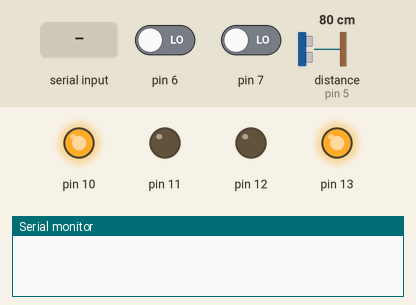
A sketch run on a simulated Arduino Uno, built with avr-gcc and run on an emulated ATmega328P. Shown: output pins drawn as LEDs (lit = HIGH), the last lines printed to the serial monitor. Inputs (shaded band) come from the test bench; at power-on: distance to the obstacle (sensor on pin 5) 80 cm, pin 6 LOW, pin 7 LOW. The echo pulse lasts 58.3 µs per cm.

Above: at 1.2 s.
1.3 s: distance to the obstacle (sensor on pin 5) set to 55 cm
2.8 s: distance to the obstacle (sensor on pin 5) set to 46 cm
At 3.3 s:
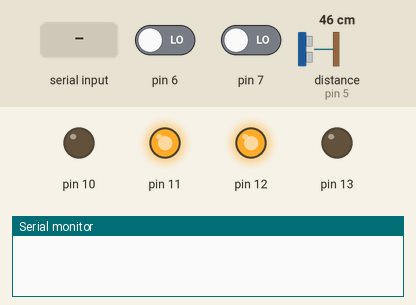
4.3 s: distance to the obstacle (sensor on pin 5) set to 60 cm
At 5.5 s:
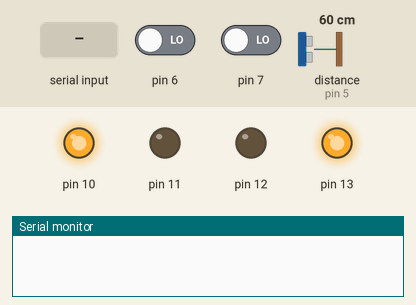
5.8 s: byte 1 (1) received over Serial
7.3 s: distance to the obstacle (sensor on pin 5) set to 2 cm
At 7.7 s:
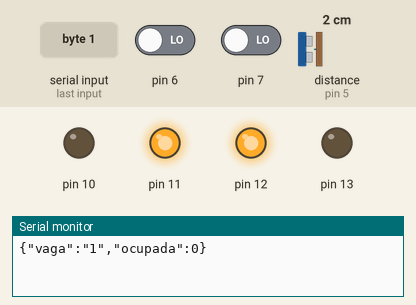
8.8 s: distance to the obstacle (sensor on pin 5) set to 120 cm
At 9.3 s:
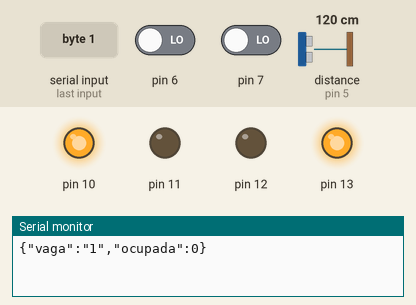
Timing chart, 0 to 11.3 s (numbered marks = the images above; inputs shaded):
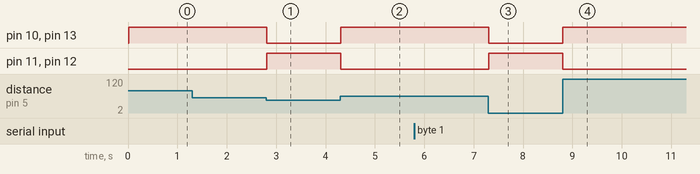

The sketch:

ultrasonic_leds.ino
```cpp
#include <ArduinoJson.h>
#define SENSOR 0
#include <Ultrasonic.h>
int dado;
typedef struct Vaga
{
  String idVaga;
  int sensorVermelhoLED;
  int sensorAmareloLED;
  int sensorVaga;
  int statusSensor;
} vaga;
#define pino_trigger 4
#define pino_echo 5

vaga b1,b2;
Ultrasonic ultrasonic(pino_trigger, pino_echo);

int configuraStatusVaga(vaga *b, int statusSensor){
  b->statusSensor = statusSensor;
  return 0;
}

int criaJson(vaga *b){
  StaticJsonBuffer<200> jsonBuffer;
  JsonObject& root = jsonBuffer.createObject();
  root["vaga"] = b->idVaga;
  root["ocupada"] = b->statusSensor;
  root.printTo(Serial);
  Serial.println("");
}
int configuraVaga(vaga *b,String idVaga, int sensorVermelhoLED, int sensorAmareloLED, int sensorVaga){
  b->idVaga = idVaga;
  b->sensorVermelhoLED = sensorVermelhoLED;
  b->sensorAmareloLED = sensorAmareloLED;
  b->sensorVaga = sensorVaga;
  pinMode(b->sensorVermelhoLED, OUTPUT);
  pinMode(b->sensorAmareloLED, OUTPUT);
  pinMode(b->sensorVaga, INPUT);
  return 0;
}

int checkVaga(vaga *b){
  int val = digitalRead(b->sensorVaga);
  configuraStatusVaga(b, val);
  float cmMsec, inMsec = 0;
  long microsec = ultrasonic.timing();

  for(int i = 0; i < 4; i++)
  inMsec += ultrasonic.convert(microsec, Ultrasonic::CM);

  cmMsec = inMsec/4;
  if (cmMsec > 50)
  {
    configuraStatusVaga(b, 0);
    digitalWrite(b->sensorVermelhoLED, HIGH);
    digitalWrite(b->sensorAmareloLED, LOW);
  }
  else
  {
    configuraStatusVaga(b, 1);
    digitalWrite(b->sensorVermelhoLED, LOW);
    digitalWrite(b->sensorAmareloLED, HIGH);
  }
  return 0;
}

int enviaVagas(){

}
void setup() {
  configuraVaga(&b1,"1", 13, 12, 6);
  configuraVaga(&b2,"2", 10, 11, 7);
  Serial.begin(9600);
}

void loop() {
    checkVaga(&b1);
    checkVaga(&b2);
    if(Serial.available() > 0){
      dado = Serial.read();
      switch(dado){
                case 1:
                   criaJson(&b1);
                break;
                case 2:
                   criaJson(&b2);
                break;
    }
  }
}
```

Measured:
- the behaviour switches between 51 and 50 cm on distance to the obstacle (sensor on pin 5) (found by bisection; images 0 and 1)
- after the input at 1.3 s, every drawn part: stays the same
- after the input at 2.8 s, pin 10, pin 13: HIGH → LOW at once; pin 11, pin 12: LOW → HIGH at once
- after the input at 4.3 s, pin 10, pin 13: LOW → HIGH at once; pin 11, pin 12: HIGH → LOW at once
- after the input at 7.3 s, pin 10, pin 13: HIGH → LOW at once; pin 11, pin 12: LOW → HIGH at once
- after the input at 8.8 s, pin 10, pin 13: LOW → HIGH at once; pin 11, pin 12: HIGH → LOW at once
